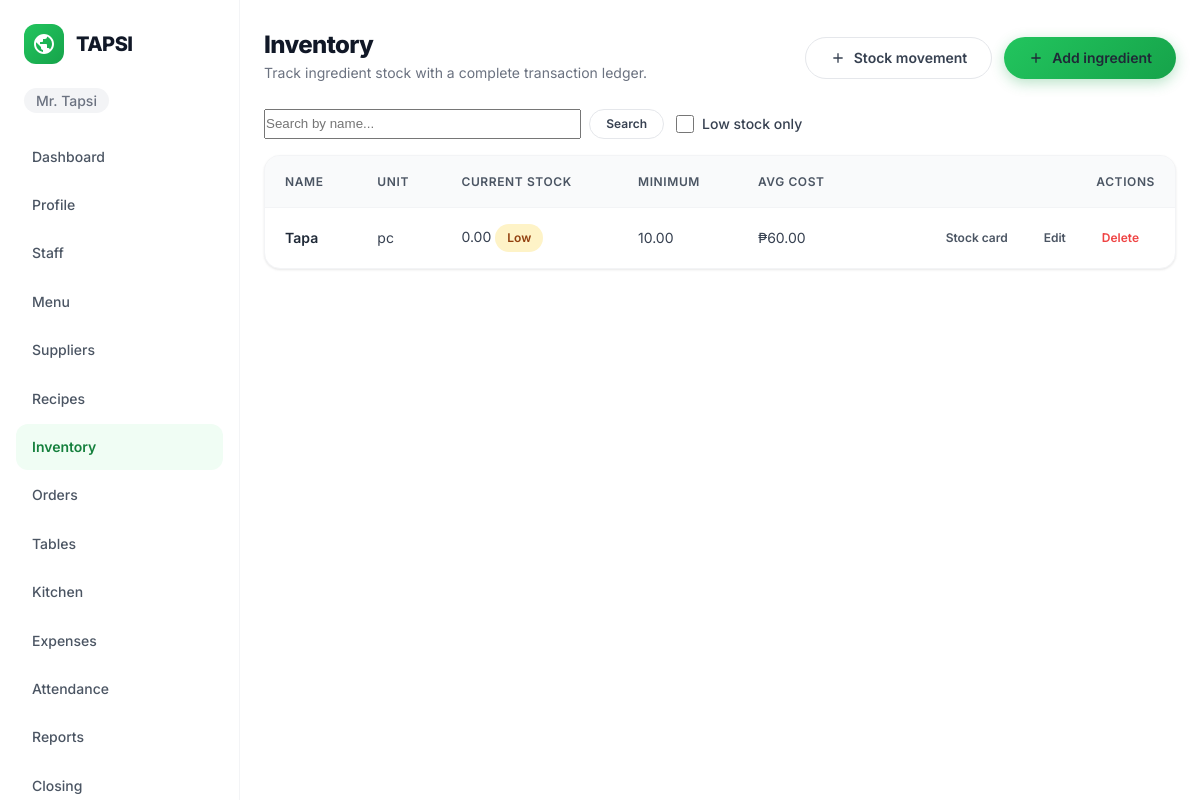
/inventory/ingredients/ (signed in), run on an earlier commit of the app's database.
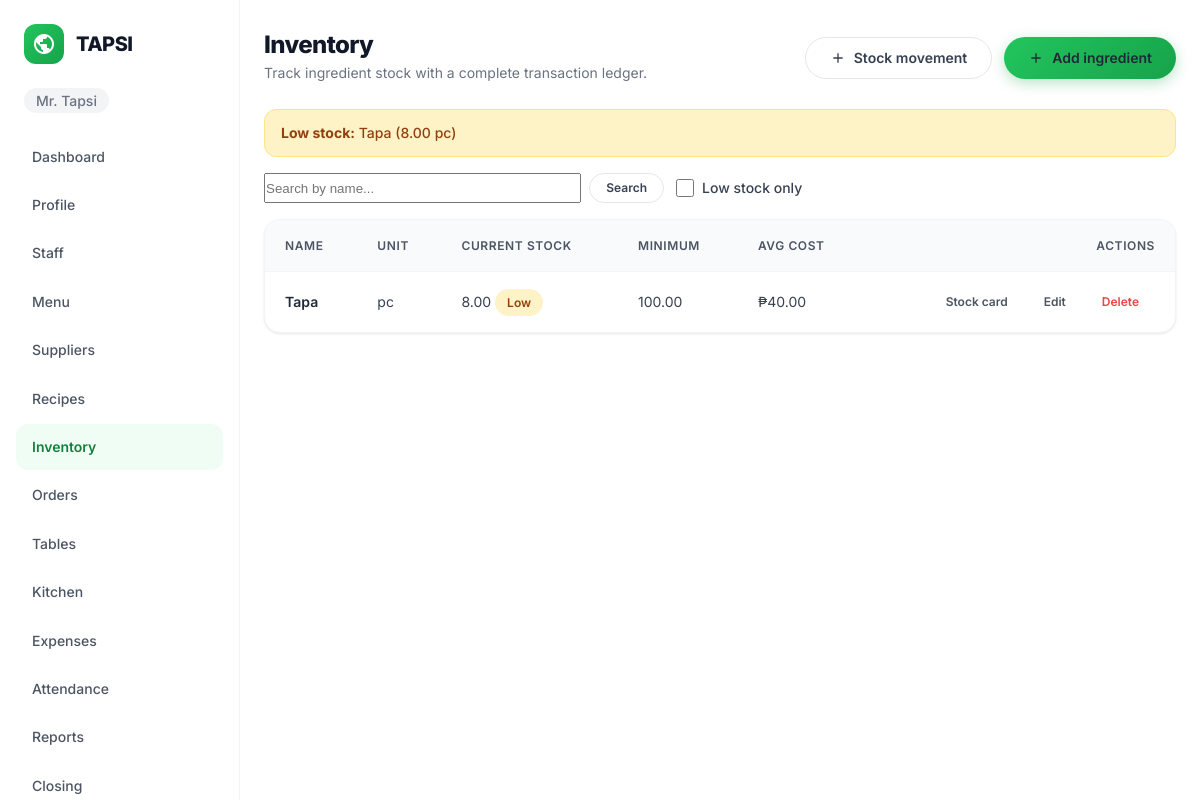
And on a later commit of the database.
### inventory/models.py (models this page shows, shortened)
class Ingredient(models.Model):
    class UnitOfMeasure(models.TextChoices):
        GRAM = "g", "Gram (g)"
        KILOGRAM = "kg", "Kilogram (kg)"
        MILLILITER = "ml", "Milliliter (ml)"
        LITER = "L", "Liter (L)"
        PIECE = "pc", "Piece (pc)"
        PACK = "pack", "Pack"
    restaurant_id = models.PositiveIntegerField(db_index=True)
    name = models.CharField(max_length=100)
    unit_of_measure = models.CharField(
        max_length=10,
        choices=UnitOfMeasure.choices,
        default=UnitOfMeasure.PIECE,
    )
    minimum_stock = models.DecimalField(
        max_digits=12,
        decimal_places=2,
        default=0,
        validators=[MinValueValidator(0)],
    )
    average_unit_cost = models.DecimalField(
        max_digits=12,
        decimal_places=2,
        default=0,
        validators=[MinValueValidator(0)],
    )
    default_supplier_id = models.PositiveIntegerField(null=True, blank=True)
    is_deleted = models.BooleanField(default=False)
    deleted_at = models.DateTimeField(null=True, blank=True)
    created_at = models.DateTimeField(auto_now_add=True)
    updated_at = models.DateTimeField(auto_now=True)
    class Meta:
        ordering = ("name",)
    @property
    def current_stock(self):
        balance = self.transactions.order_by("-id").values_list(
            "resulting_balance", flat=True
        ).first()
        return balance if balance is not None else 0

class LowStockAlert(models.Model):
    restaurant_id = models.PositiveIntegerField(db_index=True)
    ingredient = models.ForeignKey(
        Ingredient,
        on_delete=models.PROTECT,
        related_name="low_stock_alerts",
    )
    opened_at = models.DateTimeField(auto_now_add=True)
    resolved_at = models.DateTimeField(null=True, blank=True)
    class Meta:
        ordering = ("-opened_at",)

### inventory/views.py (the view)
# urls.py: path("ingredients/", views.ingredient_list, name="ingredient_list"),
@login_required
def ingredient_list(request):
    rid = _restaurant_id(request.user)
    q = request.GET.get("q", "").strip()
    low_stock = request.GET.get("low_stock") == "1"
    ingredients = Ingredient.objects.filter(restaurant_id=rid, is_deleted=False)
    if q:
        ingredients = ingredients.filter(name__icontains=q)
    latest_balance = (
        InventoryTransaction.objects.filter(ingredient_id=OuterRef("pk"))
        .order_by("-id")
        .values("resulting_balance")[:1]
    )
    ingredients = ingredients.annotate(stock=Subquery(latest_balance)).order_by("name")
    low_stock_list = None
    if low_stock:
        low_stock_list = [
            i for i in ingredients if (i.stock or 0) <= i.minimum_stock
        ]
    open_alerts = LowStockAlert.objects.filter(
        restaurant_id=rid,
        resolved_at__isnull=True,
    ).select_related("ingredient")
    return render(request, "inventory/ingredient_list.html", {
        "ingredients": ingredients,
        "open_alerts": open_alerts,
        "q": q,
        "low_stock_filter": low_stock,
        "low_stock_list": low_stock_list,
    })

### accounts/models.py (called while the page is built)
    def get_queryset(self):
        return super().get_queryset().filter(is_deleted=False)

### inventory/views.py (called while the page is built)
def _restaurant_id(user):
    return user.restaurant_id

### templates/inventory/ingredient_list.html (shortened to what this page needs)
{% extends 'base.html' %}
{% block content %}
<div class="page-heading">
    <div>
        <h1>Inventory</h1>
        <p style="color: var(--gray-500); font-size: var(--font-size-sm); margin-top: var(--space-1);">Track ingredient stock with a complete transaction ledger.</p>
    </div>
    <div style="display: flex; gap: var(--space-3);">
        <a class="btn btn-secondary" href="{% url 'inventory:transaction_create' %}">
            <svg width="16" height="16" viewBox="0 0 24 24" fill="none" stroke="currentColor" stroke-width="2"><path d="M12 5v14M5 12h14"/></svg>
            Stock movement
        </a>
        <a class="btn btn-primary" href="{% url 'inventory:ingredient_create' %}">
            <svg width="16" height="16" viewBox="0 0 24 24" fill="none" stroke="currentColor" stroke-width="2"><path d="M12 5v14M5 12h14"/></svg>
            Add ingredient
        </a>
    </div>
</div>
{% if open_alerts %}
<div class="alert alert-warning">
    <strong>Low stock:</strong>
    {% for alert in open_alerts %}
    {{ alert.ingredient.name }} ({{ alert.ingredient.current_stock }} {{ alert.ingredient.unit_of_measure }}){% if not forloop.last %}, {% endif %}
    {% endfor %}
</div>
{% endif %}
<div style="margin-bottom: var(--space-4); display: flex; gap: var(--space-3); flex-wrap: wrap;">
    <form method="get" style="display: flex; gap: var(--space-2); flex: 1; max-width: 400px;">
        <input type="text" name="q" value="{{ q }}" placeholder="Search by name..." class="input" style="flex: 1;">
        <button type="submit" class="btn btn-secondary btn-sm">Search</button>
    </form>
    <form method="get" style="display: flex; gap: var(--space-2); align-items: center;">
        <label class="checkbox-label" style="white-space: nowrap;">
            <input type="checkbox" name="low_stock" value="1" {% if low_stock_filter %}checked{% endif %} onchange="this.form.submit()">
            <span>Low stock only</span>
        </label>
    </form>
</div>
<div class="table-card">
    <table>
        <thead>
            <tr>
                <th>Name</th>
                <th>Unit</th>
                <th>Current Stock</th>
                <th>Minimum</th>
                <th>Avg Cost</th>
                <th style="text-align: right;">Actions</th>
            </tr>
        </thead>
        <tbody>
            {% for ingredient in ingredients %}
            {% if not low_stock_filter or ingredient.stock|default:0 <= ingredient.minimum_stock %}
            <tr>
                <td>{{ ingredient.name }}</td>
                <td>{{ ingredient.unit_of_measure }}</td>
                <td>
                    {{ ingredient.stock|default:0|floatformat:2 }}
                    {% if ingredient.stock|default:0 <= ingredient.minimum_stock %}
                    <span class="badge badge-warning">Low</span>
                    {% endif %}
                </td>
                <td>{{ ingredient.minimum_stock|floatformat:2 }}</td>
                <td>₱{{ ingredient.average_unit_cost|floatformat:2 }}</td>
                <td style="text-align: right;">
                    <a href="{% url 'inventory:stock_card' ingredient.pk %}" class="btn btn-ghost btn-sm">Stock card</a>
                    <a href="{% url 'inventory:ingredient_edit' ingredient.pk %}" class="btn btn-ghost btn-sm">Edit</a>
                    <button class="btn btn-ghost btn-sm delete-btn" data-name="{{ ingredient.name }}" data-url="{% url 'inventory:ingredient_delete' ingredient.pk %}" style="color: var(--color-error);">Delete</button>
                </td>
            </tr>
            {% endif %}
            {% endfor %}
        </tbody>
    </table>
</div>
{% endblock %}

What changed in the data, as far as the page shows it:
added LowStockAlert: ingredient.name "Tapa", ingredient.current_stock "8.00", ingredient.unit_of_measure "pc"
changed Ingredient "Tapa": stock "0.00" → "8.00"; minimum_stock "10.00" → "100.00"; average_unit_cost "60.00" → "40.00"
Also different on the page:
text now shown: "Low stock:"
